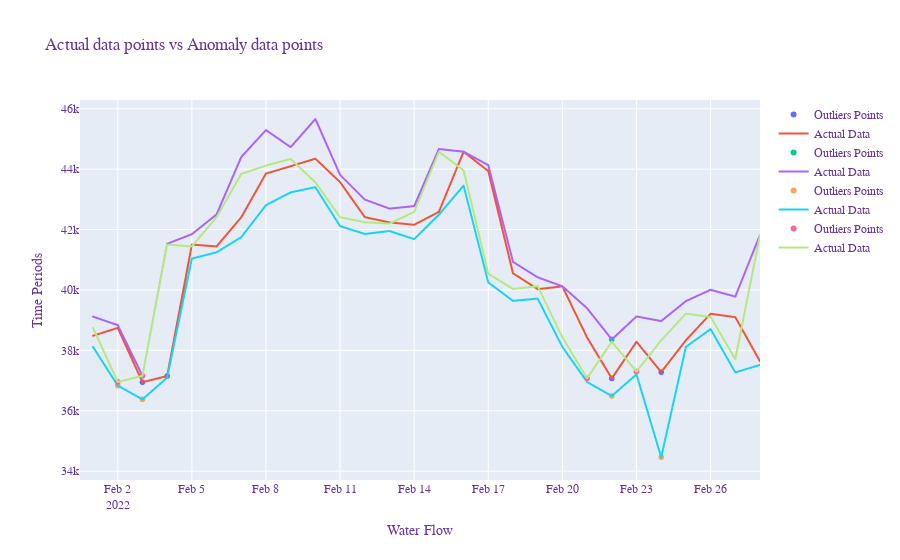

The notebook cell this image was saved under:
### Code cell
# Plot  anomalies for Open
series = df2['Open']
outlier_df = outlier_list2[0]
#plot_anomaly_data22(series, outlier_min)

fig = go.Figure()
    # Add outlier_df trace
fig.add_trace(go.Scattergl(x = outlier_df.index, y = outlier_df,
                    mode='markers',
                    
                    name='Outliers Points'))
    
    #Add df trace
fig.add_trace(go.Scattergl(x = series.index, y = series, mode = 'lines',
                    name='Actual Data'))

   # Add outlier_df trace
fig.add_trace(go.Scattergl(x = outlier_list2[1].index, y = outlier_list2[1],
                    mode='markers',
                    name='Outliers Points'))
    
    #Add df trace
fig.add_trace(go.Scattergl(x = df2['High'].index, y = df2['High'], mode = 'lines',
                    name='Actual Data'))

   # Add outlier_df trace
fig.add_trace(go.Scattergl(x = outlier_list2[2].index, y = outlier_list2[2],
                    mode='markers',
                    name='Outliers Points'))
    
    #Add df trace
fig.add_trace(go.Scattergl(x = df2['Low'].index, y = df2['Low'], mode = 'lines',
                    name='Actual Data'))
   # Add outlier_df trace
fig.add_trace(go.Scattergl(x = outlier_list2[3].index, y = outlier_list2[3],
                    mode='markers',
                    name='Outliers Points'))
    
    #Add df trace
fig.add_trace(go.Scattergl(x = df2['Close'].index, y = df2['Close'], mode = 'lines',
                    name='Actual Data'))

fig.update_layout(
    title="Actual data points vs Anomaly data points",
    xaxis_title="Water Flow",
    yaxis_title="Time Periods",    
    font=dict(
        family="Courier New, monospace",
        size=12,
        color="RebeccaPurple"))

fig.show()

### Figure 1 — Plotly figure (JSON) as saved in the notebook; plotly's stock layout.template omitted (floating-point values rounded to 4 significant figures)
{"data": [{"mode": "markers", "name": "Outliers Points", "type": "scattergl", "x": ["2022-02-03T00:00:00", "2022-02-04T00:00:00", "2022-02-22T00:00:00", "2022-02-24T00:00:00"], "y": [36940.0, 37150.0, 37070.0, 37280.0]}, {"mode": "lines", "name": "Actual Data", "type": "scattergl", "x": ["2022-02-01T00:00:00", "2022-02-02T00:00:00", "2022-02-03T00:00:00", "2022-02-04T00:00:00", "2022-02-05T00:00:00", "2022-02-06T00:00:00", "2022-02-07T00:00:00", "2022-02-08T00:00:00", "2022-02-09T00:00:00", "2022-02-10T00:00:00", "2022-02-11T00:00:00", "2022-02-12T00:00:00", "2022-02-13T00:00:00", "2022-02-14T00:00:00", "2022-02-15T00:00:00", "2022-02-16T00:00:00", "2022-02-17T00:00:00", "2022-02-18T00:00:00", "2022-02-19T00:00:00", "2022-02-20T00:00:00", "2022-02-21T00:00:00", "2022-02-22T00:00:00", "2022-02-23T00:00:00", "2022-02-24T00:00:00", "2022-02-25T00:00:00", "2022-02-26T00:00:00", "2022-02-27T00:00:00", "2022-02-28T00:00:00"], "y": [38480.0, 38740.0, 36940.0, 37150.0, 41500.0, 41440.0, 42410.0, 43850.0, 44100.0, 44350.0, 43570.0, 42410.0, 42240.0, 42160.0, 42590.0, 44580.0, 43940.0, 40550.0, 40030.0, 40120.0, 38420.0, 37070.0, 38290.0, 37280.0, 38330.0, 39210.0, 39100.0, 37640.0]}, {"mode": "markers", "name": "Outliers Points", "type": "scattergl", "x": ["2022-02-03T00:00:00", "2022-02-22T00:00:00"], "y": [37150.0, 38360.0]}, {"mode": "lines", "name": "Actual Data", "type": "scattergl", "x": ["2022-02-01T00:00:00", "2022-02-02T00:00:00", "2022-02-03T00:00:00", "2022-02-04T00:00:00", "2022-02-05T00:00:00", "2022-02-06T00:00:00", "2022-02-07T00:00:00", "2022-02-08T00:00:00", "2022-02-09T00:00:00", "2022-02-10T00:00:00", "2022-02-11T00:00:00", "2022-02-12T00:00:00", "2022-02-13T00:00:00", "2022-02-14T00:00:00", "2022-02-15T00:00:00", "2022-02-16T00:00:00", "2022-02-17T00:00:00", "2022-02-18T00:00:00", "2022-02-19T00:00:00", "2022-02-20T00:00:00", "2022-02-21T00:00:00", "2022-02-22T00:00:00", "2022-02-23T00:00:00", "2022-02-24T00:00:00", "2022-02-25T00:00:00", "2022-02-26T00:00:00", "2022-02-27T00:00:00", "2022-02-28T00:00:00"], "y": [39120.0, 38830.0, 37150.0, 41530.0, 41850.0, 42500.0, 44400.0, 45290.0, 44730.0, 45660.0, 43810.0, 42990.0, 42690.0, 42780.0, 44670.0, 44580.0, 44130.0, 40930.0, 40420.0, 40120.0, 39390.0, 38360.0, 39120.0, 38970.0, 39630.0, 40010.0, 39780.0, 41820.0]}, {"mode": "markers", "name": "Outliers Points", "type": "scattergl", "x": ["2022-02-02T00:00:00", "2022-02-03T00:00:00", "2022-02-22T00:00:00", "2022-02-24T00:00:00"], "y": [36830.0, 36380.0, 36490.0, 34460.0]}, {"mode": "lines", "name": "Actual Data", "type": "scattergl", "x": ["2022-02-01T00:00:00", "2022-02-02T00:00:00", "2022-02-03T00:00:00", "2022-02-04T00:00:00", "2022-02-05T00:00:00", "2022-02-06T00:00:00", "2022-02-07T00:00:00", "2022-02-08T00:00:00", "2022-02-09T00:00:00", "2022-02-10T00:00:00", "2022-02-11T00:00:00", "2022-02-12T00:00:00", "2022-02-13T00:00:00", "2022-02-14T00:00:00", "2022-02-15T00:00:00", "2022-02-16T00:00:00", "2022-02-17T00:00:00", "2022-02-18T00:00:00", "2022-02-19T00:00:00", "2022-02-20T00:00:00", "2022-02-21T00:00:00", "2022-02-22T00:00:00", "2022-02-23T00:00:00", "2022-02-24T00:00:00", "2022-02-25T00:00:00", "2022-02-26T00:00:00", "2022-02-27T00:00:00", "2022-02-28T00:00:00"], "y": [38110.0, 36830.0, 36380.0, 37090.0, 41040.0, 41240.0, 41750.0, 42810.0, 43230.0, 43400.0, 42110.0, 41850.0, 41950.0, 41680.0, 42490.0, 43460.0, 40250.0, 39640.0, 39710.0, 38110.0, 36950.0, 36490.0, 37200.0, 34460.0, 38110.0, 38700.0, 37270.0, 37520.0]}, {"mode": "markers", "name": "Outliers Points", "type": "scattergl", "x": ["2022-02-02T00:00:00", "2022-02-03T00:00:00", "2022-02-21T00:00:00", "2022-02-23T00:00:00"], "y": [36950.0, 37150.0, 37080.0, 37300.0]}, {"mode": "lines", "name": "Actual Data", "type": "scattergl", "x": ["2022-02-01T00:00:00", "2022-02-02T00:00:00", "2022-02-03T00:00:00", "2022-02-04T00:00:00", "2022-02-05T00:00:00", "2022-02-06T00:00:00", "2022-02-07T00:00:00", "2022-02-08T00:00:00", "2022-02-09T00:00:00", "2022-02-10T00:00:00", "2022-02-11T00:00:00", "2022-02-12T00:00:00", "2022-02-13T00:00:00", "2022-02-14T00:00:00", "2022-02-15T00:00:00", "2022-02-16T00:00:00", "2022-02-17T00:00:00", "2022-02-18T00:00:00", "2022-02-19T00:00:00", "2022-02-20T00:00:00", "2022-02-21T00:00:00", "2022-02-22T00:00:00", "2022-02-23T00:00:00", "2022-02-24T00:00:00", "2022-02-25T00:00:00", "2022-02-26T00:00:00", "2022-02-27T00:00:00", "2022-02-28T00:00:00"], "y": [38740.0, 36950.0, 37150.0, 41500.0, 41440.0, 42410.0, 43840.0, 44120.0, 44340.0, 43570.0, 42410.0, 42240.0, 42200.0, 42590.0, 44580.0, 43960.0, 40540.0, 40030.0, 40120.0, 38430.0, 37080.0, 38290.0, 37300.0, 38330.0, 39210.0, 39110.0, 37710.0, 41820.0]}], "layout": {"font": {"color": "RebeccaPurple", "family": "Courier New, monospace", "size": 12}, "title": {"text": "Actual data points vs Anomaly data points"}, "xaxis": {"title": {"text": "Water Flow"}}, "yaxis": {"title": {"text": "Time Periods"}}}}
